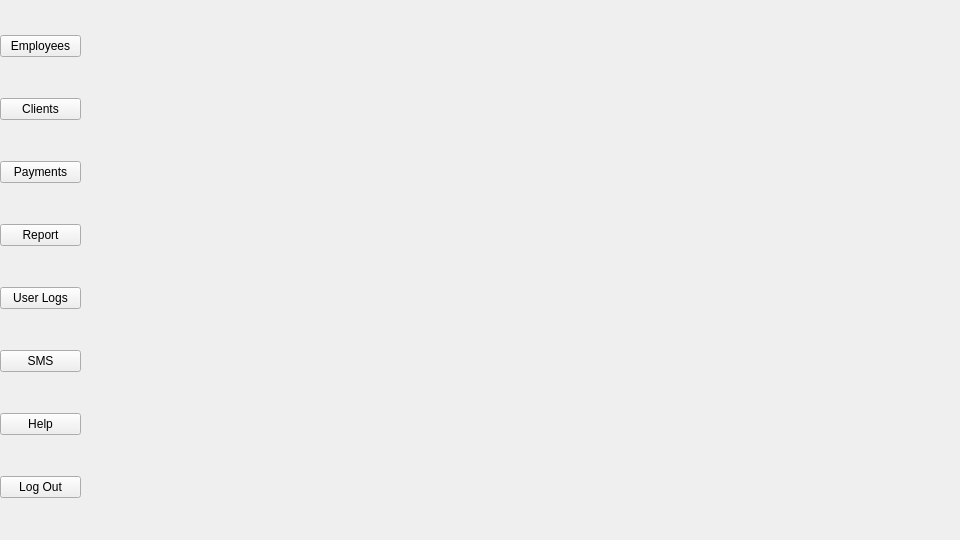
<?xml version="1.0" encoding="UTF-8"?>
<ui version="4.0">
 <class>MainWindow</class>
 <widget class="QMainWindow" name="MainWindow">
  <property name="geometry">
   <rect>
    <x>0</x>
    <y>0</y>
    <width>960</width>
    <height>540</height>
   </rect>
  </property>
  <property name="windowTitle">
   <string>MainWindow</string>
  </property>
  <widget class="QWidget" name="centralwidget">
   <widget class="QWidget" name="verticalLayoutWidget">
    <property name="geometry">
     <rect>
      <x>0</x>
      <y>0</y>
      <width>81</width>
      <height>541</height>
     </rect>
    </property>
    <layout class="QVBoxLayout" name="verticalLayout">
     <item>
      <widget class="QPushButton" name="employees">
       <property name="text">
        <string>Employees</string>
       </property>
      </widget>
     </item>
     <item>
      <widget class="QPushButton" name="clients">
       <property name="text">
        <string>Clients</string>
       </property>
      </widget>
     </item>
     <item>
      <widget class="QPushButton" name="payments">
       <property name="text">
        <string>Payments</string>
       </property>
      </widget>
     </item>
     <item>
      <widget class="QPushButton" name="report">
       <property name="text">
        <string>Report</string>
       </property>
      </widget>
     </item>
     <item>
      <widget class="QPushButton" name="user_logs">
       <property name="text">
        <string>User Logs</string>
       </property>
      </widget>
     </item>
     <item>
      <widget class="QPushButton" name="SMS">
       <property name="text">
        <string>SMS</string>
       </property>
      </widget>
     </item>
     <item>
      <widget class="QPushButton" name="help">
       <property name="text">
        <string>Help</string>
       </property>
      </widget>
     </item>
     <item>
      <widget class="QPushButton" name="log_out">
       <property name="text">
        <string>Log Out</string>
       </property>
      </widget>
     </item>
    </layout>
   </widget>
  </widget>
 </widget>
 <resources/>
 <connections/>
</ui>
